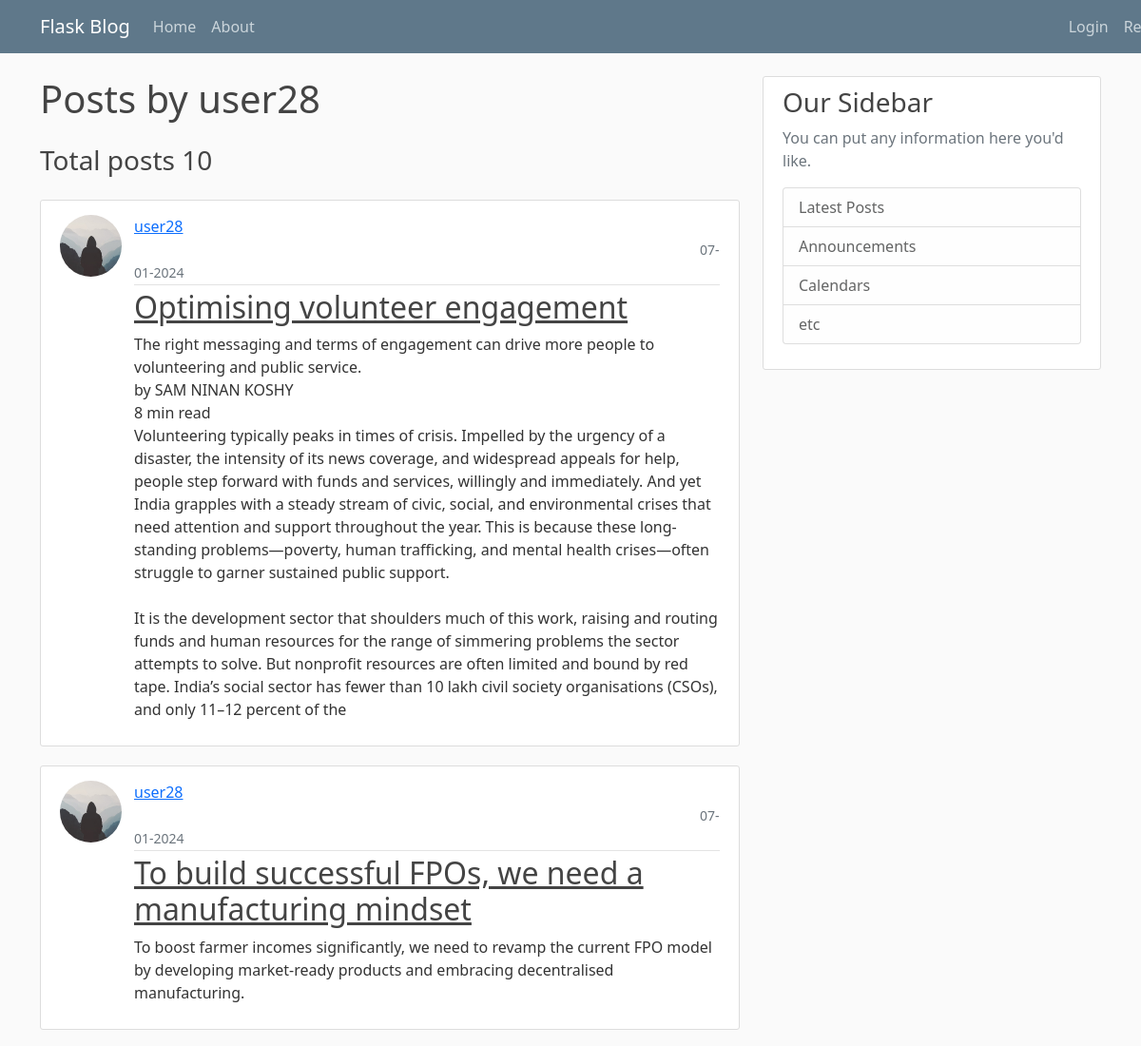
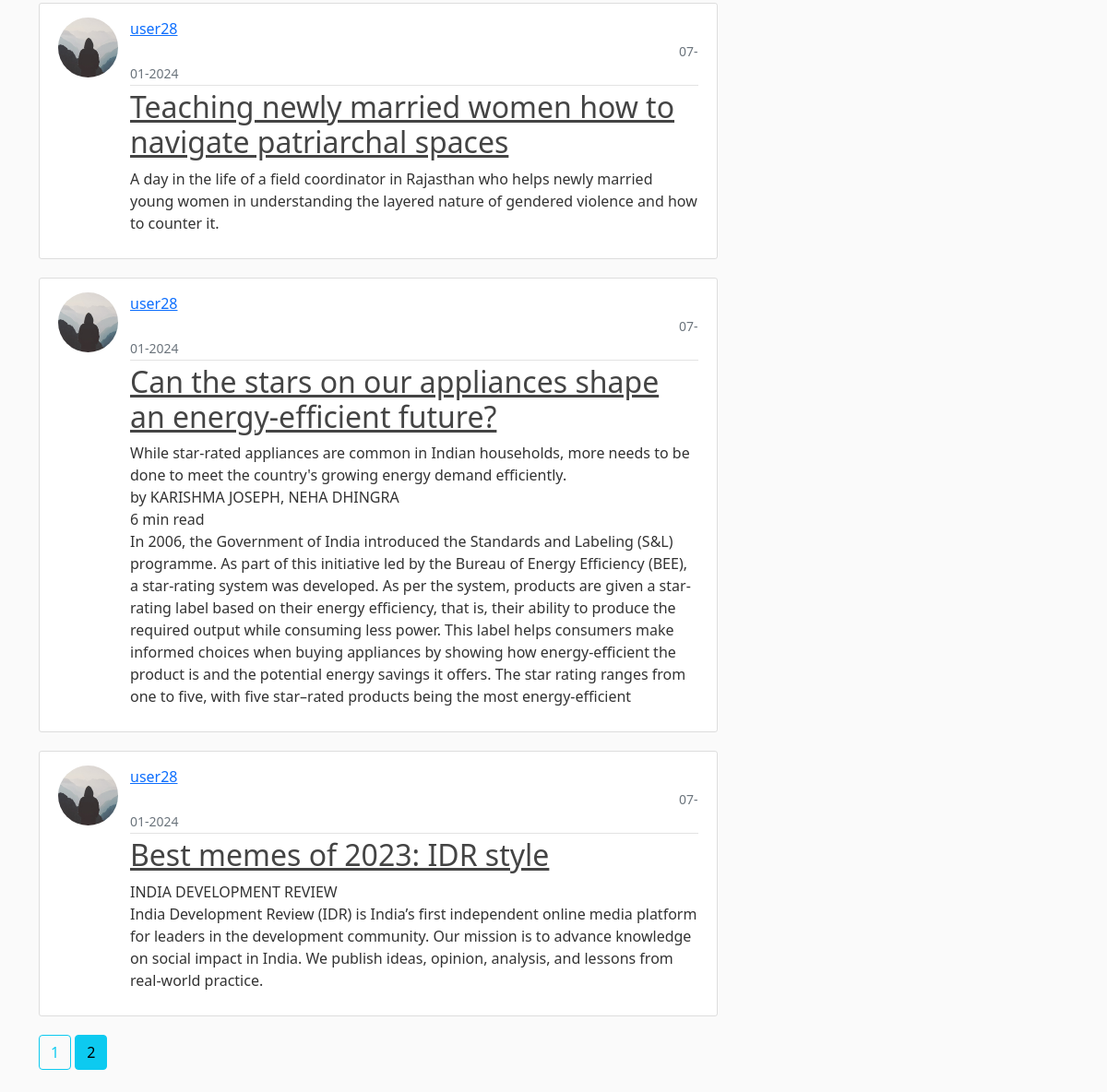
Page /user/user28?page=2 on the committed database (2 pictures, top to bottom).
### flaskblog/models.py (models this page shows, shortened)
class User(db.Model, UserMixin):
    id = db.Column(db.Integer, primary_key=True)
    username = db.Column(db.String(20), unique=True, nullable=False)
    email = db.Column(db.String(35), unique=True, nullable=False)
    password = db.Column(db.String(30), nullable=False)
    image_file = db.Column(db.String(60), nullable=False, default='default.jpg')
    posts = db.relationship('Post', backref='author', lazy=True)

class Post(db.Model):
    id = db.Column(db.Integer, primary_key=True)
    title = db.Column(db.String(100), nullable=True)
    date_posted = db.Column(db.DateTime, nullable=False, default=datetime.utcnow)
    content = db.Column(db.Text, nullable=False)
    user_id = db.Column(db.Integer, db.ForeignKey('user.id'), nullable=False)

### flaskblog/routes.py (the view)
@app.route('/user/<string:username>')
def user_post(username):                                                                            # when clicked on the username on the post then this route will display
    page = request.args.get('page', 1, type=int)                                                    #the posts of that user only in latest-oldest pattern
    user = User.query.filter_by(username=username).first_or_404()
    posts = Post.query.filter_by(author=user).order_by(Post.date_posted.desc()).paginate(page=page, per_page=5)
    return render_template('user_post.html', posts=posts, user=user)

### flaskblog/templates/user_post.html (shortened to what this page needs)
{% extends "base.html" %}
{% block content %}
<h1 class="mb-4" >Posts by {{ user.username }}</h1>
<h3 class="mb-4">Total posts {{ posts.total }}  </h3>
{% for post in posts.items %}
<article class="media content-section">
    <img id="move1" class="rounded-circle article-img" src="{{ url_for('static', filename = 'profile_pics/' + post.author.image_file) }}" >
    <div class="media-body" id="move">
        <div class="article-metadata"  >
            <a class="mr-2" href="{{ url_for('user_post', username=post.author.username) }}">{{ post.author.username }}</a>
            <small class="text-muted " style="margin-left:595px">{{ post.date_posted.strftime('%d-%m-%Y') }}</small>
        </div>
        <h2><a class="article-title" href="{{ url_for('post', post_id=post.id) }}">{{ post['title'] }}</a></h2>
        <p class="article-content">{{ post['content'] }}</p>
    </div>
</article>
{% endfor %}
{% for page_num in posts.iter_pages(left_edge=1, right_edge=1, left_current=1, right_current=2) %}
   {% if page_num %}
      {% if posts.page == page_num %}
         <a class="btn btn-info mb-4" href="{{ url_for('user_post', username=user.username, page=page_num) }}">{{ page_num }}</a>
      {% else %}
        <a class="btn btn-outline-info mb-4" href="{{ url_for('user_post', username=user.username, page=page_num) }}">{{ page_num }}</a>
      {% endif %}
   {% else %}
      ...
   {% endif %}
{% endfor %}
{% endblock content %}

### flaskblog/static/main.css (style rules this page uses)
body { background: #fafafa; color: #333333; margin-top: 5rem; }
h1, h2, h3, h4, h5, h6 { color: #444444; }
.content-section { background: #ffffff; padding: 10px 20px; border: 1px solid #dddddd; border-radius: 3px; margin-bottom: 20px; }
.article-title { color: #444444; }
.article-content { white-space: pre-line; }
.article-img { height: 65px; width: 65px; margin-right: 16px; }
.article-metadata { padding-bottom: 1px; margin-bottom: 4px; border-bottom: 1px solid #e3e3e3 }

### flaskblog/templates/user_post.html (style rules this page uses)
#move { margin-left: 78px; margin-top: -65px }
#move1 { margin-top: 5px; }

### rows in the picture
User: username "user28"
Post: image_file (placeholder picture), author.username "user28", date_posted "07-01-2024", title "Optimising volunteer engagement", content "The right messaging and terms of engagement can drive more people to volunteering and public service. by SAM NINAN KOSHY 8 min read Volunteering typically peaks in times of crisis. Impelled by the urgency of a disaster, the intensity of its news coverage, and widespread appeals for help, people step forward with funds and services, willingly and immediately. And yet India grapples with a steady stream of civic, social, and environmental crises that need attention and support throughout the year. This is because these long-standing problems—poverty, human trafficking, and mental health crises—often struggle to garner sustained public support. It is the development sector that shoulders much…"
Post: image_file (placeholder picture), author.username "user28", date_posted "07-01-2024", title "To build successful FPOs, we need a manufacturing mindset", content "To boost farmer incomes significantly, we need to revamp the current FPO model by developing market-ready products and embracing decentralised manufacturing."
Post: image_file (placeholder picture), author.username "user28", date_posted "07-01-2024", title "Teaching newly married women how to navigate patriarchal spaces", content "A day in the life of a field coordinator in Rajasthan who helps newly married young women in understanding the layered nature of gendered violence and how to counter it."
Post: image_file (placeholder picture), author.username "user28", date_posted "07-01-2024", title "Can the stars on our appliances shape an energy-efficient future?", content "While star-rated appliances are common in Indian households, more needs to be done to meet the country's growing energy demand efficiently. by KARISHMA JOSEPH, NEHA DHINGRA 6 min read In 2006, the Government of India introduced the Standards and Labeling (S&L) programme. As part of this initiative led by the Bureau of Energy Efficiency (BEE), a star-rating system was developed. As per the system, products are given a star-rating label based on their energy efficiency, that is, their ability to produce the required output while consuming less power. This label helps consumers make informed choices when buying appliances by showing how energy-efficient the product is and the potential energy…"
Post: image_file (placeholder picture), author.username "user28", date_posted "07-01-2024", title "Best memes of 2023: IDR style", content "INDIA DEVELOPMENT REVIEW India Development Review (IDR) is India’s first independent online media platform for leaders in the development community. Our mission is to advance knowledge on social impact in India. We publish ideas, opinion, analysis, and lessons from real-world practice."

### other values in the picture
{{ posts.total }} "10"
{{ page_num }} "1"
{{ page_num }} "2"
